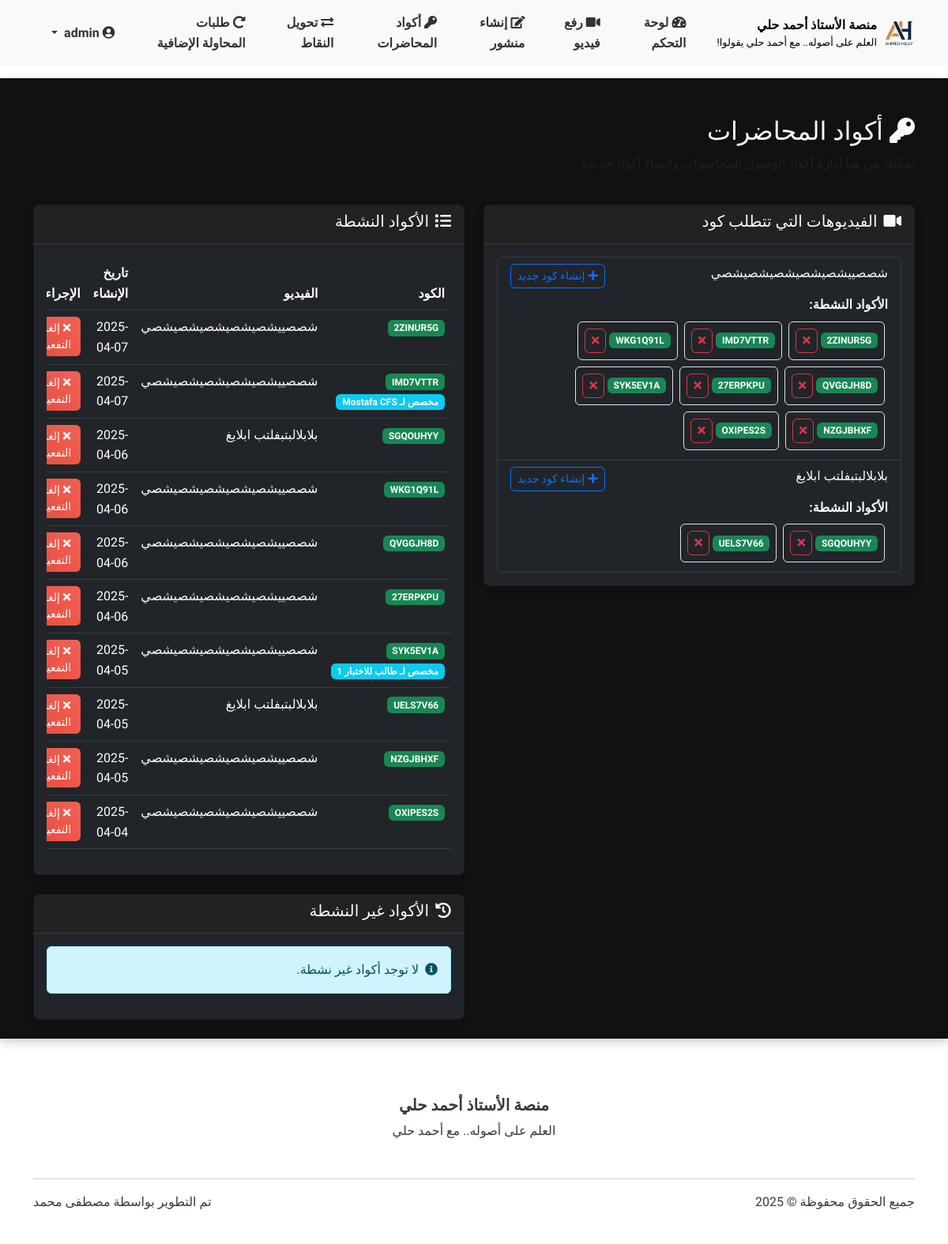
The app's page /admin/lecture_codes (signed in) with its own data.
### models.py (models this page shows, shortened)
class User(UserMixin, db.Model):
    __tablename__ = 'users'
    id = db.Column(db.Integer, primary_key=True)
    username = db.Column(db.String(64), unique=True, nullable=False)
    full_name = db.Column(db.String(100), nullable=True)  # الاسم الثلاثي
    email = db.Column(db.String(100), nullable=True)  # البريد الإلكتروني للاستعادة
    phone = db.Column(db.String(20), nullable=True)   # رقم الهاتف للاستعادة
    password_hash = db.Column(db.String(256), nullable=False)
    role = db.Column(db.String(20), nullable=False)  # 'admin' or 'student'
    points = db.Column(db.Integer, default=0)  # نقاط المحفظة
    reset_token = db.Column(db.String(100), nullable=True)  # رمز استعادة كلمة المرور
    reset_token_expiry = db.Column(db.DateTime, nullable=True)  # تاريخ انتهاء صلاحية الرمز
    created_at = db.Column(db.DateTime, default=datetime.utcnow)  # تاريخ إنشاء الحساب
    videos = db.relationship('Video', backref='uploader', lazy='dynamic')
    comments = db.relationship('Comment', backref='author', lazy='dynamic')
    posts = db.relationship('Post', backref='author', lazy='dynamic')
    video_views = db.relationship('VideoView', backref='viewer', lazy='dynamic')
    liked_videos = db.relationship('VideoLike', foreign_keys='VideoLike.user_id', backref='liker', lazy='dynamic')
    def is_admin(self):
        return self.role == 'admin'

class Video(db.Model):
    __tablename__ = 'videos'
    id = db.Column(db.Integer, primary_key=True)
    title = db.Column(db.String(100), nullable=False)
    url = db.Column(db.String(200), nullable=True)  # يمكن أن يكون فارغًا في حالة رفع ملف
    file_path = db.Column(db.String(200), nullable=True)  # مسار الملف المرفوع
    description = db.Column(db.Text)
    uploaded_by = db.Column(db.Integer, db.ForeignKey('users.id'), nullable=False)
    created_at = db.Column(db.DateTime, default=datetime.utcnow)
    requires_code = db.Column(db.Boolean, default=True)  # هل تتطلب المحاضرة كود للوصول
    points_cost = db.Column(db.Integer, default=0)  # تكلفة الفيديو بالنقاط
    comments = db.relationship('Comment', backref='video', lazy='dynamic', cascade='all, delete-orphan')

class LectureCode(db.Model):
    __tablename__ = 'lecture_codes'
    id = db.Column(db.Integer, primary_key=True)
    video_id = db.Column(db.Integer, db.ForeignKey('videos.id'), nullable=False)
    code = db.Column(db.String(20), nullable=False, unique=True)
    created_at = db.Column(db.DateTime, default=datetime.utcnow)
    is_active = db.Column(db.Boolean, default=True)
    assigned_to = db.Column(db.Integer, db.ForeignKey('users.id'), nullable=True)  # يمكن تعيين رمز لطالب محدد
    is_used = db.Column(db.Boolean, default=False)  # تم استخدام الرمز ام لا
    video = db.relationship('Video', backref=db.backref('access_codes', lazy='dynamic'))
    student = db.relationship('User', backref=db.backref('assigned_codes', lazy='dynamic'), foreign_keys=[assigned_to])

### routes.py (the view)
@admin_bp.route('/lecture_codes')
@login_required
def lecture_codes():
    if not current_user.is_admin():
        abort(403)
    videos = Video.query.filter_by(requires_code=True).all()
    active_codes = LectureCode.query.filter_by(is_active=True).order_by(LectureCode.created_at.desc()).all()
    inactive_codes = LectureCode.query.filter_by(is_active=False).order_by(LectureCode.created_at.desc()).all()
    return render_template(
        'admin/lecture_codes.html',
        videos=videos,
        active_codes=active_codes,
        inactive_codes=inactive_codes
    )

### templates/admin/lecture_codes.html (shortened to what this page needs)
{% extends 'base.html' %}
{% block content %}
<div class="container mt-4">
    <div class="row mb-4">
        <div class="col">
            <h2><i class="fas fa-key me-2"></i>أكواد المحاضرات</h2>
            <p class="text-muted">يمكنك من هنا إدارة أكواد الوصول للمحاضرات وإنشاء أكواد جديدة</p>
        </div>
    </div>
    <div class="row">
        <div class="col-lg-6">
            <div class="card bg-dark mb-4">
                <div class="card-header">
                    <h5><i class="fas fa-video me-2"></i>الفيديوهات التي تتطلب كود</h5>
                </div>
                <div class="card-body">
                    {% if videos %}
                        <div class="list-group">
                            {% for video in videos %}
                                <div class="list-group-item bg-dark">
                                    <div class="d-flex justify-content-between align-items-center">
                                        <h6>{{ video.title }}</h6>
                                        <a href="{{ url_for('admin.create_lecture_code', video_id=video.id) }}" class="btn btn-sm btn-outline-primary">
                                            <i class="fas fa-plus me-1"></i>إنشاء كود جديد
                                        </a>
                                    </div>
                                    {% set active_video_codes = active_codes|selectattr('video_id', 'equalto', video.id)|list %}
                                    {% if active_video_codes %}
                                        <div class="mt-2">
                                            <strong>الأكواد النشطة:</strong>
                                            <div class="d-flex flex-wrap mt-1">
                                                {% for code in active_video_codes %}
                                                    <div class="d-flex align-items-center m-1 p-2 border rounded">
                                                        <span class="badge bg-success me-1">{{ code.code }}</span>
                                                        <a href="{{ url_for('admin.deactivate_code', code_id=code.id) }}" class="btn btn-sm btn-outline-danger">
                                                            <i class="fas fa-times"></i>
                                                        </a>
                                                    </div>
                                                {% endfor %}
                                            </div>
                                        </div>
                                    {% endif %}
                                </div>
                            {% endfor %}
                        </div>
                    {% else %}
                        <div class="alert alert-info">
                            <i class="fas fa-info-circle me-2"></i>لا توجد فيديوهات تتطلب كود للوصول.
                        </div>
                    {% endif %}
                </div>
            </div>
        </div>
        <div class="col-lg-6">
            <div class="card bg-dark mb-4">
                <div class="card-header">
                    <h5><i class="fas fa-list me-2"></i>الأكواد النشطة</h5>
                </div>
                <div class="card-body">
                    {% if active_codes %}
                        <div class="table-responsive">
                            <table class="table table-dark table-hover">
                                <thead>
                                    <tr>
                                        <th>الكود</th>
                                        <th>الفيديو</th>
                                        <th>تاريخ الإنشاء</th>
                                        <th>الإجراءات</th>
                                    </tr>
                                </thead>
                                <tbody>
                                    {% for code in active_codes %}
                                        <tr>
                                            <td>
                                                <span class="badge bg-success">{{ code.code }}</span>
                                                {% if code.assigned_to %}
                                                    <span class="badge bg-info">مخصص لـ {{ code.student.full_name }}</span>
                                                {% endif %}
                                            </td>
                                            <td>{{ code.video.title }}</td>
                                            <td>{{ code.created_at.strftime('%Y-%m-%d') }}</td>
                                            <td>
                                                <a href="{{ url_for('admin.deactivate_code', code_id=code.id) }}" class="btn btn-sm btn-danger">
                                                    <i class="fas fa-times me-1"></i>إلغاء التفعيل
                                                </a>
                                            </td>
                                        </tr>
                                    {% endfor %}
                                </tbody>
                            </table>
                        </div>
                    {% else %}
                        <div class="alert alert-info">
                            <i class="fas fa-info-circle me-2"></i>لا توجد أكواد نشطة حالياً.
                        </div>
                    {% endif %}
                </div>
            </div>
            <div class="card bg-dark">
                <div class="card-header">
                    <h5><i class="fas fa-history me-2"></i>الأكواد غير النشطة</h5>
                </div>
                <div class="card-body">
                    {% if inactive_codes %}
                        <div class="table-responsive">
                            <table class="table table-dark table-hover">
                                <thead>
                                    <tr>
                                        <th>الكود</th>
                                        <th>الفيديو</th>
                                        <th>تاريخ الإنشاء</th>
                                    </tr>
                                </thead>
                                <tbody>
                                    {% for code in inactive_codes %}
                                        <tr>
                                            <td>
                                                <span class="badge bg-secondary">{{ code.code }}</span>
                                            </td>
                                            <td>{{ code.video.title }}</td>
                                            <td>{{ code.created_at.strftime('%Y-%m-%d') }}</td>
                                        </tr>
                                    {% endfor %}
                                </tbody>
                            </table>
                        </div>
                    {% else %}
                        <div class="alert alert-info">
                            <i class="fas fa-info-circle me-2"></i>لا توجد أكواد غير نشطة.
                        </div>
                    {% endif %}
                </div>
            </div>
        </div>
    </div>
</div>
{% endblock %}

### templates/base.html (shortened to what this page needs)
<!DOCTYPE html>
<html lang="ar" dir="rtl">
<head>
    <link rel="stylesheet" href="https://cdnjs.cloudflare.com/ajax/libs/font-awesome/5.15.4/css/all.min.css">
    <link rel="stylesheet" href="https://cdn.jsdelivr.net/npm/bootstrap@5.3.0/dist/css/bootstrap.rtl.min.css">
    <link rel="stylesheet" href="{{ url_for('static', filename='css/style.css') }}">
</head>
<body>
    <header>
        <nav class="navbar navbar-expand-lg navbar-light bg-light sticky-top">
            <div class="container">
                <a class="navbar-brand d-flex align-items-center" href="{{ url_for('main.index') }}">
                    <img src="{{ url_for('static', filename='img/ahmed-helly-logo.png') }}" alt="شعار المنصة" height="50">
                    <div class="ms-2 d-flex flex-column">
                        <span style="font-size: 1rem; color: #000; font-weight: bold;">منصة الأستاذ أحمد حلي</span>
                        <small class="d-none d-md-block" style="font-size: 0.8rem; color: #000;">العلم على أصوله.. مع أحمد حلي يقولوا!</small>
                    </div>
                </a>
                <div class="collapse navbar-collapse navbar-custom" id="navbarNav">
                    <ul class="navbar-nav">
                        {% if current_user.is_authenticated %}
                            {% if current_user.role == 'admin' %}
                                <li class="nav-item">
                                    <a class="nav-link {% if request.path.startswith('/admin/dashboard') %}active{% endif %}" href="{{ url_for('admin.dashboard') }}">
                                        <i class="fas fa-tachometer-alt"></i> لوحة التحكم
                                    </a>
                                </li>
                                <li class="nav-item">
                                    <a class="nav-link {% if request.path.startswith('/admin/upload_video') %}active{% endif %}" href="{{ url_for('admin.upload_video') }}">
                                        <i class="fas fa-video"></i> رفع فيديو
                                    </a>
                                </li>
                                <li class="nav-item">
                                    <a class="nav-link {% if request.path.startswith('/admin/create_post') %}active{% endif %}" href="{{ url_for('admin.create_post') }}">
                                        <i class="fas fa-edit"></i> إنشاء منشور
                                    </a>
                                </li>
                                <li class="nav-item">
                                    <a class="nav-link {% if request.path.startswith('/admin/lecture_codes') %}active{% endif %}" href="{{ url_for('admin.lecture_codes') }}">
                                        <i class="fas fa-key"></i> أكواد المحاضرات
                                    </a>
                                </li>
                                <li class="nav-item">
                                    <a class="nav-link {% if request.path.startswith('/admin/transfer_points') %}active{% endif %}" href="{{ url_for('admin.transfer_points') }}">
                                        <i class="fas fa-exchange-alt"></i> تحويل النقاط
                                    </a>
                                </li>
                                <li class="nav-item">
                                    <a class="nav-link {% if request.path.startswith('/admin/retry_requests') %}active{% endif %}" href="{{ url_for('admin_tests.retry_requests') }}">
                                        <i class="fas fa-redo-alt"></i> طلبات المحاولة الإضافية
                                    </a>
                                </li>
                            {% endif %}
                        {% endif %}
                    </ul>
                    {% if current_user.is_authenticated %}
                    <ul class="navbar-nav ms-auto">
                        <li class="nav-item dropdown">
                            <a class="nav-link dropdown-toggle" href="#" id="navbarDropdown" role="button"
                               data-bs-toggle="dropdown" aria-expanded="false">
                                <i class="fas fa-user-circle"></i>
                                {{ current_user.username }}
                            </a>
                        </li>
                    </ul>
                    {% endif %}
                </div>
            </div>
        </nav>
    </header>
    <main class="py-4">
        {% block content %}{% endblock %}
    </main>
    <footer class="bg-white py-4 mt-5">
        <div class="container">
            <div class="row align-items-center">
                <div class="col-md-12 text-center mb-3">
                    <h5 class="fw-bold">منصة الأستاذ أحمد حلي</h5>
                    <p class="mb-3">العلم على أصوله.. مع أحمد حلي</p>
                </div>
            </div>
            <hr>
            <div class="row">
                <div class="col-md-6">
                    <p>جميع الحقوق محفوظة &copy; 2025</p>
                </div>
                <div class="col-md-6 text-md-end">
                    <p>تم التطوير بواسطة <a href="https://www.linkedin.com/in/mstafamohamed/" target="_blank">مصطفى محمد</a></p>
                </div>
            </div>
        </div>
    </footer>
</body>
</html>

### records on screen
User: username "admin"
Video: title "شصصييشصيشصيشصيشصيشصي"
LectureCode: code "2ZINUR5G", video "شصصييشصيشصيشصيشصيشصي", created_at "2025-04-07"
LectureCode: code "IMD7VTTR", student.full_name "Mostafa CFS", video "شصصييشصيشصيشصيشصيشصي", created_at "2025-04-07"
LectureCode: code "WKG1Q91L", video "شصصييشصيشصيشصيشصيشصي", created_at "2025-04-06"
LectureCode: code "QVGGJH8D", video "شصصييشصيشصيشصيشصيشصي", created_at "2025-04-06"
LectureCode: code "27ERPKPU", video "شصصييشصيشصيشصيشصيشصي", created_at "2025-04-06"
LectureCode: code "SYK5EV1A", student.full_name "طالب للاختبار 1", video "شصصييشصيشصيشصيشصيشصي", created_at "2025-04-05"
LectureCode: code "NZGJBHXF", video "شصصييشصيشصيشصيشصيشصي", created_at "2025-04-05"
LectureCode: code "OXIPES2S", video "شصصييشصيشصيشصيشصيشصي", created_at "2025-04-04"
Video: title "بلابلالبتبفلتب ابلايغ"
LectureCode: code "SGQOUHYY", video "بلابلالبتبفلتب ابلايغ", created_at "2025-04-06"
LectureCode: code "UELS7V66", video "بلابلالبتبفلتب ابلايغ", created_at "2025-04-05"
